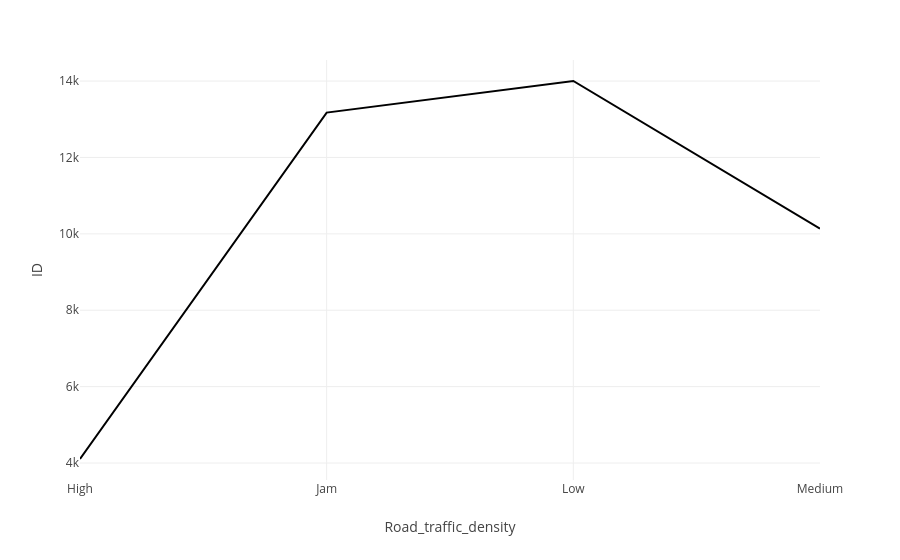

Notebook source saved alongside this figure:
### Markdown cell above
# Função Gráfico de Linhas
px.line (tabela_fonte, x = 'variavel_ind' ,y = 'variável_dep' )

### Code cell
# Gráfico de linhas

tabela_fonte = df1.loc[:,['ID','Road_traffic_density']].groupby('Road_traffic_density').count().reset_index()

px.line(tabela_fonte, x = 'Road_traffic_density', y = 'ID')

### Figure 1 — Plotly figure (JSON) as saved in the notebook; plotly's stock layout.template omitted (floating-point values rounded to 4 significant figures)
{"data": [{"hovertemplate": "Road_traffic_density=%{x}<br>ID=%{y}<extra></extra>", "legendgroup": "", "line": {"color": "#000001", "dash": "solid"}, "marker": {"symbol": "circle"}, "mode": "lines", "name": "", "orientation": "v", "showlegend": false, "type": "scatter", "x": ["High", "Jam", "Low", "Medium"], "xaxis": "x", "y": [4105, 13174, 14002, 10138], "yaxis": "y"}], "layout": {"legend": {"tracegroupgap": 0}, "margin": {"t": 60}, "xaxis": {"anchor": "y", "domain": [0, 1], "title": {"text": "Road_traffic_density"}}, "yaxis": {"anchor": "x", "domain": [0, 1], "title": {"text": "ID"}}}}
